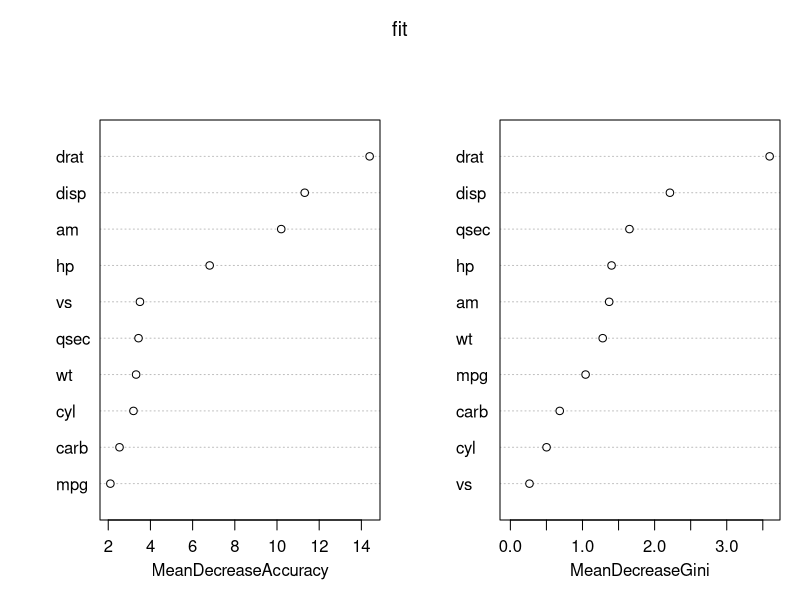

This chart was generated by the following R code: (Note: this script raises an error after producing the figure.)
# Random Forest example
# In this example, I show both categorical and continuous classification using Random Forest

# clear the workspace
rm(list = ls())
# Classifcation
require(caTools)
library(randomForest)
data(mtcars)
set.seed(2018) 
# Split the data into train and test
sample = sample.split(mtcars$mpg, SplitRatio = .75)
train = subset(mtcars, sample == TRUE)
test  = subset(mtcars, sample == FALSE)
# Apply the random forest model
fit<- randomForest( as.factor(gear) ~.,
                    data=train, 
                    importance=TRUE, 
                    ntree=500)
# Look at variable importance
varImpPlot(fit)

letspredict<- predict(fit, test)
finalresult<- data.frame(ActualGear= test$gear, PredictedGear=letspredict)
View(finalresult)
head(finalresult, 5)

# Regression 
require(MASS)
attach(Boston)
str(Boston)
# Split the data into train and test
set.seed(2018) 
sample = sample.split(Boston$medv, SplitRatio = .75)
train = subset(Boston, sample == TRUE)
test  = subset(Boston, sample == FALSE)
fit<- randomForest( medv ~.,
                    data=train, 
                    importance=TRUE, 
                    ntree=500)
# Look at variable importance
varImpPlot(fit)
plot(fit)
# Predicting 
letspredict<- predict(fit, test)
finalresult<- data.frame(ActualHousePrice= test$medv, PredictedHousePrice=letspredict)
# view the result
View(finalresult)
head(finalresult, 5)
